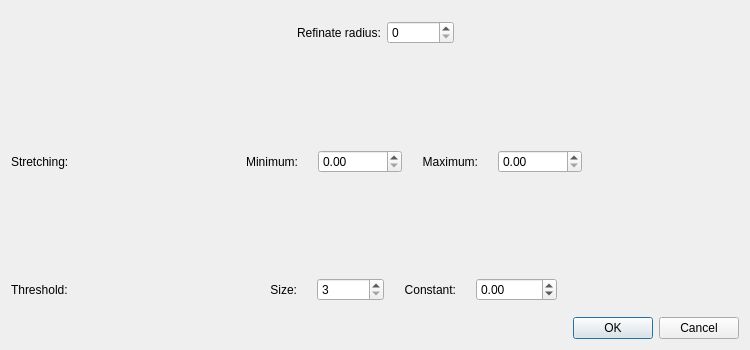
<?xml version="1.0" encoding="UTF-8"?>
<ui version="4.0">
 <class>ProcessingPropertiesSettings</class>
 <widget class="QDialog" name="ProcessingPropertiesSettings">
  <property name="geometry">
   <rect>
    <x>0</x>
    <y>0</y>
    <width>750</width>
    <height>350</height>
   </rect>
  </property>
  <property name="maximumSize">
   <size>
    <width>750</width>
    <height>350</height>
   </size>
  </property>
  <property name="windowTitle">
   <string>Dialog</string>
  </property>
  <layout class="QVBoxLayout" name="verticalLayout">
   <item>
    <spacer name="verticalSpacer_4">
     <property name="orientation">
      <enum>Qt::Vertical</enum>
     </property>
     <property name="sizeType">
      <enum>QSizePolicy::Fixed</enum>
     </property>
     <property name="sizeHint" stdset="0">
      <size>
       <width>20</width>
       <height>10</height>
      </size>
     </property>
    </spacer>
   </item>
   <item>
    <layout class="QVBoxLayout" name="verticalLayout_3">
     <property name="sizeConstraint">
      <enum>QLayout::SetMaximumSize</enum>
     </property>
     <item>
      <layout class="QHBoxLayout" name="horizontalLayout_5">
       <property name="sizeConstraint">
        <enum>QLayout::SetMaximumSize</enum>
       </property>
       <item>
        <spacer name="horizontalSpacer">
         <property name="orientation">
          <enum>Qt::Horizontal</enum>
         </property>
         <property name="sizeHint" stdset="0">
          <size>
           <width>40</width>
           <height>20</height>
          </size>
         </property>
        </spacer>
       </item>
       <item>
        <widget class="QLabel" name="label">
         <property name="sizePolicy">
          <sizepolicy hsizetype="Minimum" vsizetype="Preferred">
           <horstretch>0</horstretch>
           <verstretch>0</verstretch>
          </sizepolicy>
         </property>
         <property name="maximumSize">
          <size>
           <width>150</width>
           <height>16777215</height>
          </size>
         </property>
         <property name="text">
          <string>Refinate radius:</string>
         </property>
        </widget>
       </item>
       <item>
        <widget class="QSpinBox" name="refinateRadiusSpinBox">
         <property name="sizePolicy">
          <sizepolicy hsizetype="Minimum" vsizetype="Fixed">
           <horstretch>0</horstretch>
           <verstretch>0</verstretch>
          </sizepolicy>
         </property>
         <property name="maximumSize">
          <size>
           <width>100</width>
           <height>16777215</height>
          </size>
         </property>
         <property name="layoutDirection">
          <enum>Qt::LeftToRight</enum>
         </property>
         <property name="maximum">
          <number>1000000000</number>
         </property>
        </widget>
       </item>
       <item>
        <spacer name="horizontalSpacer_2">
         <property name="orientation">
          <enum>Qt::Horizontal</enum>
         </property>
         <property name="sizeHint" stdset="0">
          <size>
           <width>40</width>
           <height>20</height>
          </size>
         </property>
        </spacer>
       </item>
      </layout>
     </item>
     <item>
      <spacer name="verticalSpacer_2">
       <property name="orientation">
        <enum>Qt::Vertical</enum>
       </property>
       <property name="sizeHint" stdset="0">
        <size>
         <width>20</width>
         <height>40</height>
        </size>
       </property>
      </spacer>
     </item>
     <item>
      <layout class="QHBoxLayout" name="horizontalLayout_3">
       <property name="spacing">
        <number>20</number>
       </property>
       <property name="sizeConstraint">
        <enum>QLayout::SetMaximumSize</enum>
       </property>
       <item>
        <widget class="QLabel" name="label_3">
         <property name="text">
          <string>Stretching:</string>
         </property>
        </widget>
       </item>
       <item>
        <spacer name="horizontalSpacer_3">
         <property name="orientation">
          <enum>Qt::Horizontal</enum>
         </property>
         <property name="sizeHint" stdset="0">
          <size>
           <width>40</width>
           <height>20</height>
          </size>
         </property>
        </spacer>
       </item>
       <item>
        <widget class="QLabel" name="label_4">
         <property name="sizePolicy">
          <sizepolicy hsizetype="Preferred" vsizetype="Preferred">
           <horstretch>0</horstretch>
           <verstretch>0</verstretch>
          </sizepolicy>
         </property>
         <property name="text">
          <string>Minimum:</string>
         </property>
         <property name="alignment">
          <set>Qt::AlignRight|Qt::AlignTrailing|Qt::AlignVCenter</set>
         </property>
         <property name="wordWrap">
          <bool>false</bool>
         </property>
        </widget>
       </item>
       <item>
        <widget class="QDoubleSpinBox" name="stretchingMinSpinBox">
         <property name="maximum">
          <double>100000.000000000000000</double>
         </property>
        </widget>
       </item>
       <item>
        <widget class="QLabel" name="label_5">
         <property name="text">
          <string>Maximum:</string>
         </property>
         <property name="alignment">
          <set>Qt::AlignRight|Qt::AlignTrailing|Qt::AlignVCenter</set>
         </property>
        </widget>
       </item>
       <item>
        <widget class="QDoubleSpinBox" name="stretchingMaxSpinBox">
         <property name="maximum">
          <double>100000.000000000000000</double>
         </property>
        </widget>
       </item>
       <item>
        <spacer name="horizontalSpacer_4">
         <property name="orientation">
          <enum>Qt::Horizontal</enum>
         </property>
         <property name="sizeHint" stdset="0">
          <size>
           <width>40</width>
           <height>20</height>
          </size>
         </property>
        </spacer>
       </item>
      </layout>
     </item>
     <item>
      <spacer name="verticalSpacer">
       <property name="orientation">
        <enum>Qt::Vertical</enum>
       </property>
       <property name="sizeHint" stdset="0">
        <size>
         <width>20</width>
         <height>40</height>
        </size>
       </property>
      </spacer>
     </item>
     <item>
      <layout class="QHBoxLayout" name="horizontalLayout_4">
       <property name="spacing">
        <number>20</number>
       </property>
       <property name="sizeConstraint">
        <enum>QLayout::SetMaximumSize</enum>
       </property>
       <item>
        <widget class="QLabel" name="label_7">
         <property name="text">
          <string>Threshold:</string>
         </property>
        </widget>
       </item>
       <item>
        <spacer name="horizontalSpacer_5">
         <property name="orientation">
          <enum>Qt::Horizontal</enum>
         </property>
         <property name="sizeHint" stdset="0">
          <size>
           <width>40</width>
           <height>20</height>
          </size>
         </property>
        </spacer>
       </item>
       <item>
        <widget class="QLabel" name="label_6">
         <property name="text">
          <string>Size:</string>
         </property>
         <property name="alignment">
          <set>Qt::AlignRight|Qt::AlignTrailing|Qt::AlignVCenter</set>
         </property>
        </widget>
       </item>
       <item>
        <widget class="QSpinBox" name="thresholdSizeSpinBox">
         <property name="minimum">
          <number>3</number>
         </property>
         <property name="maximum">
          <number>100000</number>
         </property>
         <property name="singleStep">
          <number>2</number>
         </property>
        </widget>
       </item>
       <item>
        <widget class="QLabel" name="label_8">
         <property name="text">
          <string>Constant:</string>
         </property>
         <property name="alignment">
          <set>Qt::AlignRight|Qt::AlignTrailing|Qt::AlignVCenter</set>
         </property>
        </widget>
       </item>
       <item>
        <widget class="QDoubleSpinBox" name="thresholdConstantSpinBox">
         <property name="minimum">
          <double>-10000.000000000000000</double>
         </property>
         <property name="maximum">
          <double>10000.000000000000000</double>
         </property>
        </widget>
       </item>
       <item>
        <spacer name="horizontalSpacer_6">
         <property name="orientation">
          <enum>Qt::Horizontal</enum>
         </property>
         <property name="sizeHint" stdset="0">
          <size>
           <width>40</width>
           <height>20</height>
          </size>
         </property>
        </spacer>
       </item>
      </layout>
     </item>
    </layout>
   </item>
   <item>
    <spacer name="verticalSpacer_3">
     <property name="orientation">
      <enum>Qt::Vertical</enum>
     </property>
     <property name="sizeType">
      <enum>QSizePolicy::Fixed</enum>
     </property>
     <property name="sizeHint" stdset="0">
      <size>
       <width>20</width>
       <height>10</height>
      </size>
     </property>
    </spacer>
   </item>
   <item>
    <widget class="QDialogButtonBox" name="buttonBox">
     <property name="orientation">
      <enum>Qt::Horizontal</enum>
     </property>
     <property name="standardButtons">
      <set>QDialogButtonBox::Cancel|QDialogButtonBox::Ok</set>
     </property>
    </widget>
   </item>
  </layout>
 </widget>
 <resources/>
 <connections>
  <connection>
   <sender>buttonBox</sender>
   <signal>accepted()</signal>
   <receiver>ProcessingPropertiesSettings</receiver>
   <slot>accept()</slot>
   <hints>
    <hint type="sourcelabel">
     <x>248</x>
     <y>254</y>
    </hint>
    <hint type="destinationlabel">
     <x>157</x>
     <y>274</y>
    </hint>
   </hints>
  </connection>
  <connection>
   <sender>buttonBox</sender>
   <signal>rejected()</signal>
   <receiver>ProcessingPropertiesSettings</receiver>
   <slot>reject()</slot>
   <hints>
    <hint type="sourcelabel">
     <x>316</x>
     <y>260</y>
    </hint>
    <hint type="destinationlabel">
     <x>286</x>
     <y>274</y>
    </hint>
   </hints>
  </connection>
 </connections>
</ui>
